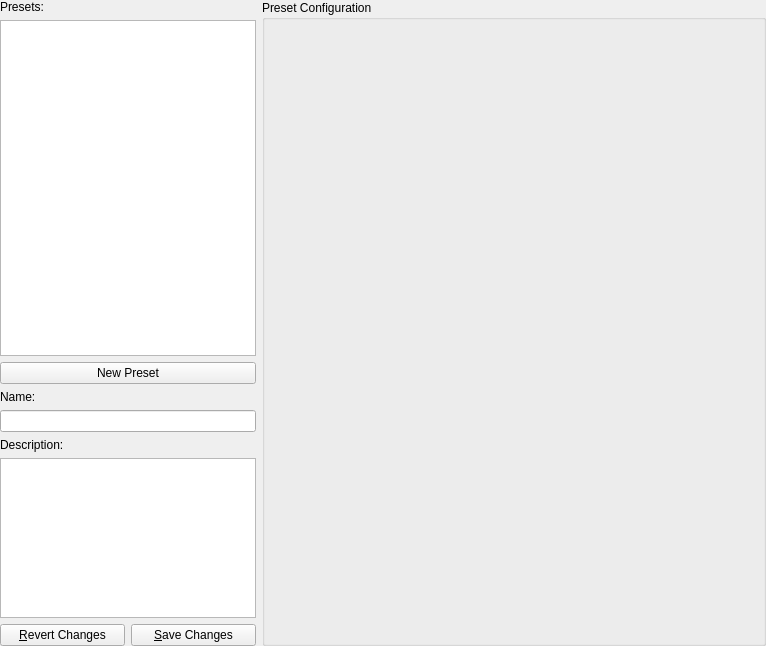
<?xml version="1.0" encoding="UTF-8"?>
<ui version="4.0">
 <class>PresetWidget</class>
 <widget class="QWidget" name="PresetWidget">
  <property name="geometry">
   <rect>
    <x>0</x>
    <y>0</y>
    <width>766</width>
    <height>646</height>
   </rect>
  </property>
  <property name="sizePolicy">
   <sizepolicy hsizetype="Expanding" vsizetype="Expanding">
    <horstretch>0</horstretch>
    <verstretch>0</verstretch>
   </sizepolicy>
  </property>
  <property name="maximumSize">
   <size>
    <width>16777215</width>
    <height>16777215</height>
   </size>
  </property>
  <property name="windowTitle">
   <string>Form</string>
  </property>
  <layout class="QHBoxLayout" name="horizontalLayout">
   <property name="leftMargin">
    <number>0</number>
   </property>
   <property name="topMargin">
    <number>0</number>
   </property>
   <property name="rightMargin">
    <number>0</number>
   </property>
   <property name="bottomMargin">
    <number>0</number>
   </property>
   <item>
    <layout class="QVBoxLayout" name="verticalLayout_11">
     <property name="sizeConstraint">
      <enum>QLayout::SetDefaultConstraint</enum>
     </property>
     <item>
      <widget class="QLabel" name="presetsLabel">
       <property name="sizePolicy">
        <sizepolicy hsizetype="Preferred" vsizetype="Fixed">
         <horstretch>0</horstretch>
         <verstretch>0</verstretch>
        </sizepolicy>
       </property>
       <property name="minimumSize">
        <size>
         <width>256</width>
         <height>0</height>
        </size>
       </property>
       <property name="text">
        <string>Presets:</string>
       </property>
      </widget>
     </item>
     <item>
      <widget class="CLC7ModifiedListWidget" name="presetList">
       <property name="sizePolicy">
        <sizepolicy hsizetype="Preferred" vsizetype="Expanding">
         <horstretch>0</horstretch>
         <verstretch>0</verstretch>
        </sizepolicy>
       </property>
       <property name="minimumSize">
        <size>
         <width>256</width>
         <height>0</height>
        </size>
       </property>
       <property name="contextMenuPolicy">
        <enum>Qt::CustomContextMenu</enum>
       </property>
       <property name="editTriggers">
        <set>QAbstractItemView::NoEditTriggers</set>
       </property>
      </widget>
     </item>
     <item>
      <widget class="QPushButton" name="newPresetButton">
       <property name="sizePolicy">
        <sizepolicy hsizetype="Preferred" vsizetype="Fixed">
         <horstretch>0</horstretch>
         <verstretch>0</verstretch>
        </sizepolicy>
       </property>
       <property name="minimumSize">
        <size>
         <width>256</width>
         <height>0</height>
        </size>
       </property>
       <property name="text">
        <string>New Preset</string>
       </property>
      </widget>
     </item>
     <item>
      <widget class="QLabel" name="nameLabel">
       <property name="sizePolicy">
        <sizepolicy hsizetype="Preferred" vsizetype="Preferred">
         <horstretch>0</horstretch>
         <verstretch>0</verstretch>
        </sizepolicy>
       </property>
       <property name="text">
        <string>Name:</string>
       </property>
      </widget>
     </item>
     <item>
      <widget class="QLineEdit" name="nameLineEdit">
       <property name="sizePolicy">
        <sizepolicy hsizetype="Preferred" vsizetype="Fixed">
         <horstretch>0</horstretch>
         <verstretch>0</verstretch>
        </sizepolicy>
       </property>
      </widget>
     </item>
     <item>
      <widget class="QLabel" name="descriptionLabel">
       <property name="sizePolicy">
        <sizepolicy hsizetype="Preferred" vsizetype="Preferred">
         <horstretch>0</horstretch>
         <verstretch>0</verstretch>
        </sizepolicy>
       </property>
       <property name="text">
        <string>Description:</string>
       </property>
      </widget>
     </item>
     <item>
      <widget class="QPlainTextEdit" name="descriptionTextEdit">
       <property name="sizePolicy">
        <sizepolicy hsizetype="Preferred" vsizetype="Preferred">
         <horstretch>0</horstretch>
         <verstretch>0</verstretch>
        </sizepolicy>
       </property>
       <property name="maximumSize">
        <size>
         <width>16777215</width>
         <height>160</height>
        </size>
       </property>
      </widget>
     </item>
     <item>
      <layout class="QHBoxLayout" name="SaveRevertLayout">
       <item>
        <widget class="QPushButton" name="revertButton">
         <property name="sizePolicy">
          <sizepolicy hsizetype="Preferred" vsizetype="Fixed">
           <horstretch>0</horstretch>
           <verstretch>0</verstretch>
          </sizepolicy>
         </property>
         <property name="text">
          <string>&amp;Revert Changes</string>
         </property>
        </widget>
       </item>
       <item>
        <widget class="QPushButton" name="saveButton">
         <property name="sizePolicy">
          <sizepolicy hsizetype="Preferred" vsizetype="Fixed">
           <horstretch>0</horstretch>
           <verstretch>0</verstretch>
          </sizepolicy>
         </property>
         <property name="text">
          <string>&amp;Save Changes</string>
         </property>
        </widget>
       </item>
      </layout>
     </item>
    </layout>
   </item>
   <item>
    <layout class="QVBoxLayout" name="verticalLayout">
     <item>
      <widget class="QGroupBox" name="presetGroupBox">
       <property name="sizePolicy">
        <sizepolicy hsizetype="Expanding" vsizetype="Preferred">
         <horstretch>0</horstretch>
         <verstretch>0</verstretch>
        </sizepolicy>
       </property>
       <property name="focusPolicy">
        <enum>Qt::ClickFocus</enum>
       </property>
       <property name="title">
        <string>Preset Configuration</string>
       </property>
       <layout class="QVBoxLayout" name="verticalLayout_12">
        <item>
         <widget class="QWidget" name="widget" native="true">
          <property name="sizePolicy">
           <sizepolicy hsizetype="Expanding" vsizetype="Expanding">
            <horstretch>0</horstretch>
            <verstretch>0</verstretch>
           </sizepolicy>
          </property>
         </widget>
        </item>
       </layout>
      </widget>
     </item>
    </layout>
   </item>
  </layout>
 </widget>
 <customwidgets>
  <customwidget>
   <class>CLC7ModifiedListWidget</class>
   <extends>QListWidget</extends>
   <header>CLC7ModifiedListWidget.h</header>
  </customwidget>
 </customwidgets>
 <resources/>
 <connections/>
</ui>
